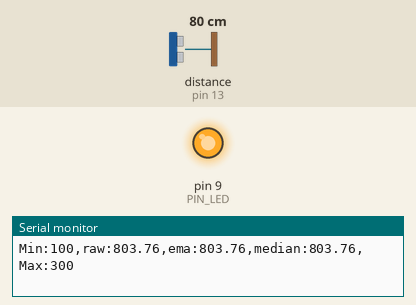
Simulated run of this sketch. Board: Arduino Uno, built with avr-gcc and run on an emulated ATmega328P. On the bench: output pins drawn as LEDs (lit = HIGH), the last lines printed to the serial monitor. Wiring (inferred from the names in the program): ultrasonic range finder: trigger pin 12; echo pin 13. The test bench sets the inputs (shaded band); at power-on: distance to the obstacle (sensor on pin 13) 80 cm. The echo pulse lasts 58.3 µs per cm; pins used as bus, display or sensor lines are not drawn.

Above: at 1.2 s.
1.3 s: distance to the obstacle (sensor on pin 13) set to 33 cm
2.8 s: distance to the obstacle (sensor on pin 13) set to 27 cm
At 3.4 s:
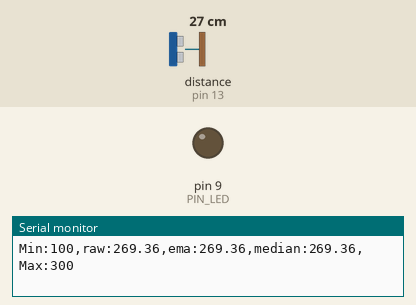
4.3 s: distance to the obstacle (sensor on pin 13) set to 2 cm
At 4.6 s:
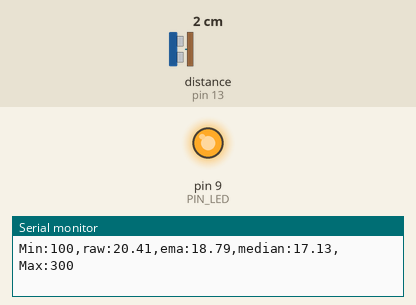
5.8 s: distance to the obstacle (sensor on pin 13) set to 9 cm
7.3 s: distance to the obstacle (sensor on pin 13) set to 12 cm
At 8.3 s:
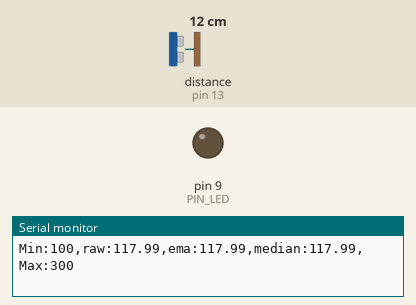
Timing chart, 0 to 10.3 s (numbered marks = the images above; inputs shaded):
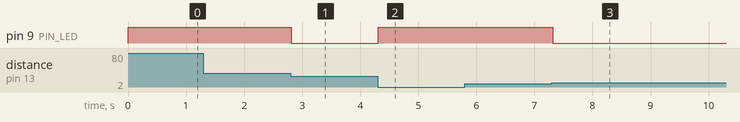

The sketch:

09_challenge.ino
```cpp
#define PIN_LED 9
#define PIN_TRIG 12
#define PIN_ECHO 13
#define SND_VEL 346.0
#define INTERVAL 25
#define PULSE_DURATION 10
#define _DIST_MIN 100
#define _DIST_MAX 300
#define TIMEOUT ((INTERVAL / 2.0) * 1000.0)
#define SCALE (0.001 * 0.5 * SND_VEL)
#define _EMA_ALPHA 0.5
#define MEDIAN_N 3

unsigned long last_sampling_time = 0;
float dist_ema = 0.0;
float samples[MEDIAN_N];
int sample_index = 0;
int sample_count = 0;

void setup() {
  pinMode(PIN_LED, OUTPUT);
  pinMode(PIN_TRIG, OUTPUT);
  pinMode(PIN_ECHO, INPUT);
  digitalWrite(PIN_TRIG, LOW);
  digitalWrite(PIN_LED, HIGH);
  Serial.begin(57600);
  last_sampling_time = millis();
}

void loop() {
  unsigned long now = millis();
  if (now - last_sampling_time < INTERVAL) return;
  last_sampling_time = now;

  float dist_raw = USS_measure(PIN_TRIG, PIN_ECHO);
  if (sample_count == 0) dist_ema = dist_raw;
  dist_ema = _EMA_ALPHA * dist_raw + (1.0 - _EMA_ALPHA) * dist_ema;

  samples[sample_index] = dist_raw;
  sample_index = (sample_index + 1) % MEDIAN_N;
  if (sample_count < MEDIAN_N) sample_count++;
  float dist_median = getMedian(samples, sample_count);

  Serial.print("Min:");
  Serial.print(_DIST_MIN);
  Serial.print(",raw:");
  Serial.print(dist_raw);
  Serial.print(",ema:");
  Serial.print(dist_ema);
  Serial.print(",median:");
  Serial.print(dist_median);
  Serial.print(",Max:");
  Serial.println(_DIST_MAX);

  digitalWrite(PIN_LED,
    (dist_raw < _DIST_MIN || dist_raw > _DIST_MAX) ? HIGH : LOW);
}

float getMedian(float data[], int size) {
  float sorted[MEDIAN_N];
  for (int i = 0; i < size; i++) sorted[i] = data[i];
  for (int i = 0; i < size - 1; i++) {
    for (int j = i + 1; j < size; j++) {
      if (sorted[i] > sorted[j]) {
        float temp = sorted[i];
        sorted[i] = sorted[j];
        sorted[j] = temp;
      }
    }
  }
  if (size % 2) return sorted[size / 2];
  return (sorted[size / 2 - 1] + sorted[size / 2]) / 2.0;
}

float USS_measure(int TRIG, int ECHO) {
  digitalWrite(TRIG, HIGH);
  delayMicroseconds(PULSE_DURATION);
  digitalWrite(TRIG, LOW);
  return pulseIn(ECHO, HIGH, TIMEOUT) * SCALE;
}
```

Measured:
- the behaviour switches between 31 and 30 cm on distance to the obstacle (sensor on pin 13) (found by bisection; images 0 and 1)
- the behaviour switches between 10 and 11 cm on distance to the obstacle (sensor on pin 13) (found by bisection; images 2 and 3)
- after the input at 2.8 s, pin 9 (PIN_LED): HIGH → LOW at once
- after the input at 4.3 s, pin 9 (PIN_LED): LOW → HIGH at once
- after the input at 7.3 s, pin 9 (PIN_LED): HIGH → LOW at once
